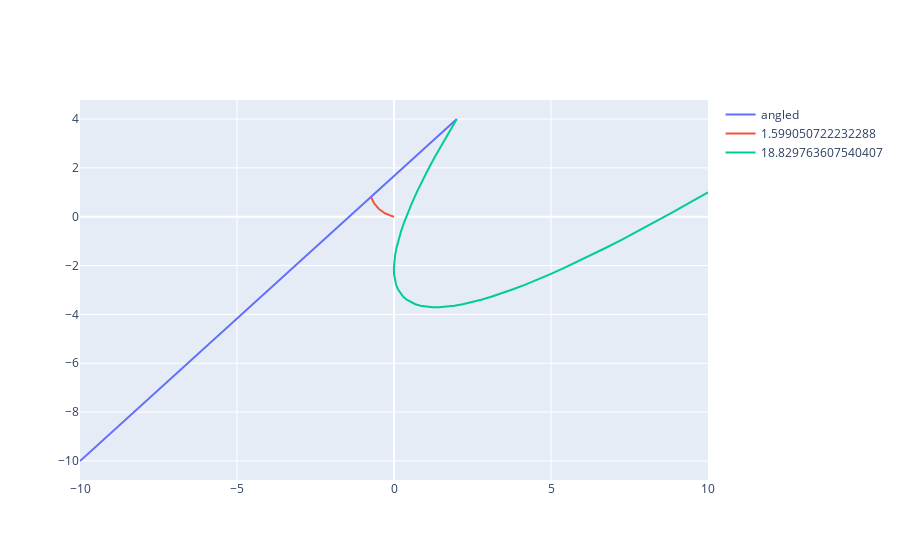
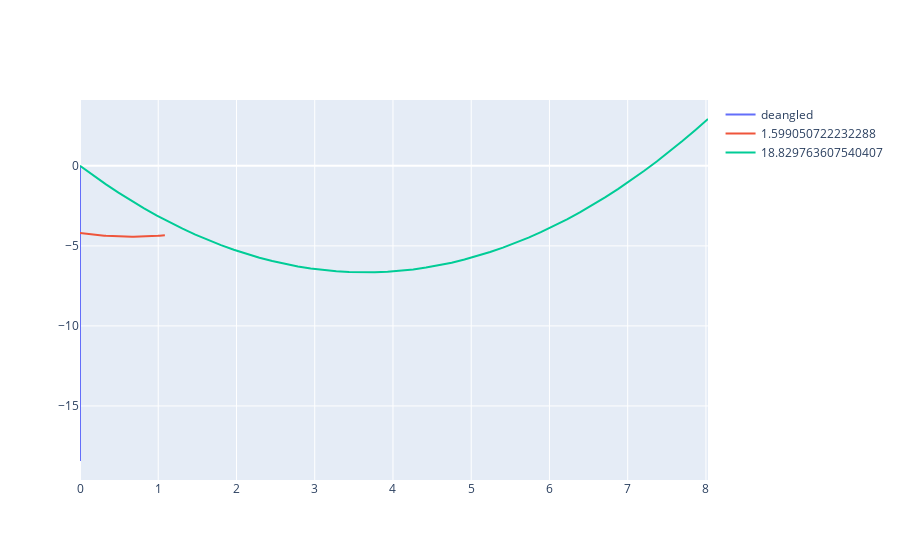
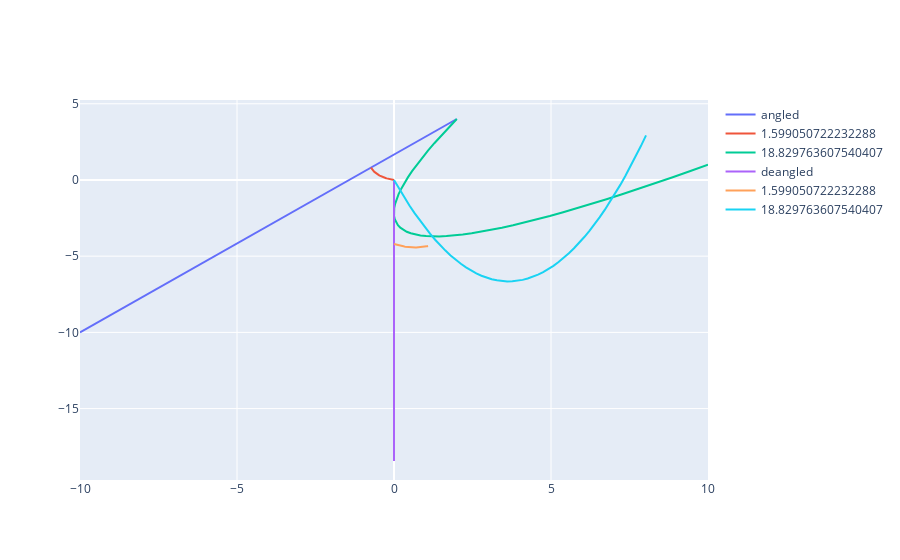

Notebook source saved alongside these figures, in order:
### Code cell
a = float(input("enter a: "))
b = float(input("enter b: ") )
c = float(input("enter c: "))
d = float(input("enter d: "))
G = float(input("enter G: "))
al = float(input("enter alpha value: "))
main = mainFind(a,b,c,d)
theta = main[2]
AngledPlot = [main[0]]
deAngledPlot = [main[1]]
tmax = main[3]
numPoints = int(input("enter the number of points you would like to do: "))
point=1
listOfTs=[["lenght","xt","yt","t"]]
RelInfo = [["p,q"],"length",["txy"]]
while point < (numPoints+1):
    p = float(input("enter p value for point: " +str(point)))
    q = float(input("endter q value for point: " + str(point)))
    ArrayDAC = deAngleCurve(G,al,p,q,theta,a,b) #returns length, txy, dplot, raplot
    info= [[p,q], ArrayDAC[0], ArrayDAC[1]]
    RelInfo.append(info)
    deAngledPlot.append(ArrayDAC[2])
    AngledPlot.append(ArrayDAC[3])
    point = point +1
print(RelInfo)
iplot(AngledPlot)
iplot(deAngledPlot)
iplot(AngledPlot +deAngledPlot)
